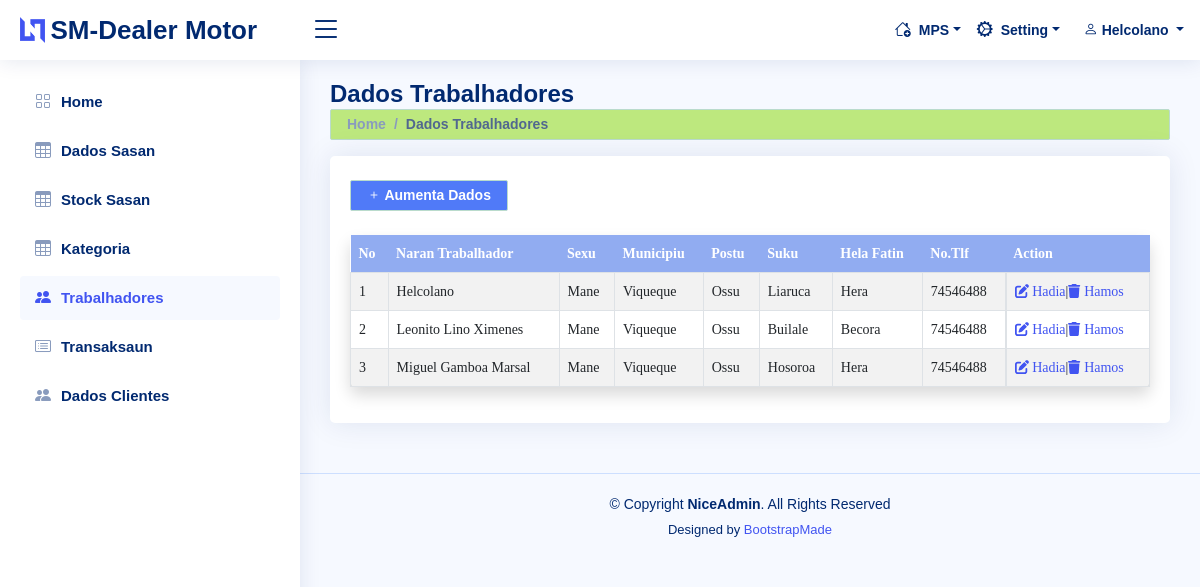
Page /trabalhador.html (signed in) on the committed database.
### tables this page shows
CREATE TABLE `t_trabalho` (
  `id_tbdor` int(11) NOT NULL,
  `naran_tbdr` varchar(70) NOT NULL,
  `sexu` enum('Mane','Feto') NOT NULL,
  `id_suku` int(11) NOT NULL,
  `hela_fatin` varchar(60) NOT NULL,
  `no_tlf` varchar(15) NOT NULL,
  `foto` varchar(70) DEFAULT NULL
);

CREATE TABLE `t_muni` (
  `id_mun` int(11) NOT NULL,
  `naran_mun` varchar(15) NOT NULL
);

CREATE TABLE `t_postu` (
  `id_postu` int(11) NOT NULL,
  `naran_postu` varchar(30) NOT NULL,
  `id_mun` int(11) NOT NULL
);

CREATE TABLE `t_suku` (
  `id_suku` int(11) NOT NULL,
  `naran_suku` varchar(30) NOT NULL,
  `id_postu` int(11) NOT NULL
);

### class/class.php (called while the page is built, shortened)
<?php
class database
{
    protected $servername = 'localhost';
    protected $hostname = 'root';
    protected $password = '';
    protected $dbname = 'db_deliermotor';
    protected $conn;
    public function __construct()
    {
        if (!isset($this->conn)) {
            $this->conn = new mysqli($this->servername, $this->hostname, $this->password, $this->dbname) ;
        }
        return $this->conn;
    }
}
class user extends database
{
    public function dtalho_user($field, $id)
    {
        $sql = "SELECT t.id_tbdor,t.foto, t.naran_tbdr, t.no_tlf, t.sexu,m.naran_mun,p.naran_postu, s.naran_suku, t.hela_fatin, u.id_user, u.username, u.passwords, u.level FROM t_trabalho t, t_user u, t_suku s, t_postu p,
         t_muni m WHERE t.id_tbdor=u.id_tbdr AND s.id_suku=t.id_suku AND p.id_postu = s.id_postu AND p.id_mun = m.id_mun AND t.id_tbdor='$id'";
        $query = $this->conn->query($sql);
        $result=$query->fetch_assoc();
        if ($field  == "id_tbdor") {
            return $result['id_tbdor'];
        } elseif ($field == "naran_tbdr") {
            return $result['naran_tbdr'];
        } elseif ($field == "sexu") {
            return $result['sexu'];
        } elseif ($field == "foto") {
            return $result['foto'];
        } elseif ($field == "level") {
            return $result['level'];
        } elseif ($field == "naran_suku") {
            return $result['naran_suku'];
        } elseif ($field == "naran_mun") {
            return $result['naran_mun'];
        } elseif ($field == "naran_postu") {
            return $result['naran_postu'];
        } elseif ($field == "hela_fatin") {
            return $result['hela_fatin'];
        } elseif ($field == "no_tlf") {
            return $result['no_tlf'];
        } elseif ($field == "id_user") {
            return $result['id_user'];
        }
    }
}
class trabalhador extends database
{
    public function showtbr()
    {
        $sql = "SELECT t.id_tbdor,t.naran_tbdr,t.sexu,t.hela_fatin, t.no_tlf, t.foto, s.naran_suku,p.naran_postu,m.naran_mun FROM
         t_trabalho t, t_muni m, t_postu p, t_suku s WHERE
         t.id_suku= s.id_suku AND s.id_postu=p.id_postu AND p.id_mun=m.id_mun";
        $query = $this->conn->query($sql);
        if ($query->num_rows > 0) {
            while ($row=$query->fetch_assoc()) {
                $data[]=$row;
            }
            return $data;
        }
    }
}

### modul/mod_trabalho/trabalho.php (the view, shortened to what this page needs)
<?php
$act = $_GET['act'];
if ($_SESSION['level'] == 'Admin') {
    switch ($act) {
        case 'showtrabalho':
            ?>
<div class="pagetitle">
    <h1>Dados Trabalhadores</h1>
    <nav>
        <ol class="breadcrumb alert alert-success py-1">
            <li class="breadcrumb-item"><a href="home.html">Home</a></li>
            <li class="breadcrumb-item "><a href="" class=" <?php if($act == $act) {
                echo "active";
            }?>">Dados Trabalhadores</a></li>
        </ol>
    </nav>
</div>
<section class="section dashboard">
    <div class="row">
        <div class="col-12">
            <div class="card recent-sales overflow-auto">
                <div class="card-body">
                    <a href="trabalho-input.html" class="btn btn-sm alert alert-success fw-bold my-4 py-1" id="btn"><i
                            class="bi bi-plus fw-bold"></i>
                        Aumenta
                        Dados</a>
                    <table
                        class="table table-striped table-responsive-sm table-bordered table-hover rounded datatable shadow">
                        <thead class="bg-success text-white">
                            <tr>
                                <th scope="col">No</th>
                                <th scope="col">Naran Trabalhador</th>
                                <th scope="col">Sexu</th>
                                <th scope="col">Municipiu</th>
                                <th scope="col">Postu</th>
                                <th scope="col">Suku</th>
                                <th scope="col">Hela Fatin</th>
                                <th scope="col">No.Tlf</th>
                                <th class="col" scope="col">Action</th>
                            </tr>
                        </thead>
                        <tbody>
                            <?php
                            $data = $tbr->showtbr();
            $no =1;
            foreach ($data as $row) {?>
                            <tr>
                                <td><?= $no; ?></td>
                                <td><?= $row['naran_tbdr'] ?></td>
                                <td><?= $row['sexu'] ?></td>
                                <td><?= $row['naran_mun'] ?></td>
                                <td><?= $row['naran_postu'] ?></td>
                                <td><?= $row['naran_suku'] ?></td>
                                <td><?= $row['hela_fatin'] ?></td>
                                <td><?= $row['no_tlf'] ?></td>
                                <td class="d-flex">
                                    <a href="trabalho-update-<?= $row['id_tbdor'];?>.html" class="py-0 my-0"><i
                                            class="fa fa-edit"></i> Hadia
                                    </a>|
                                    <a href="modul/mod_trabalho/aksi_trabalho.php?act=delete&id=<?=$row['id_tbdor'];?>"
                                        class="py-0 my-0"><i class="fa fa-trash"></i> Hamos
                                    </a>
                                </td>
                            </tr>
                            <?php $no++;
            } ?>
                        </tbody>
                    </table>
                </div>
            </div>
        </div>
    </div>
</section>
<?php break;
        case 'input':?>
<?php } ?>
<?php } else {
    echo "<script>window.location='error.html'</script>";
} ?>

### include/header.php (shortened to what this page needs)
<?php
$name = $user->dtalho_user('naran_tbdr', $id);
?>
<header id="header" class="header fixed-top d-flex align-items-center">
    <div class="d-flex align-items-center justify-content-between">
        <a href="home.html" class="logo d-flex align-items-center">
            <img src="assets/img/logo.png" alt="">
            <span class="d-none d-lg-block">SM-Dealer Motor</span>
        </a>
        <i class="bi bi-list toggle-sidebar-btn"></i>
    </div>
    <nav class="header-nav ms-auto">
        <ul class="d-flex align-items-center">
            <?php if ($_SESSION['level'] == 'Admin') {?>
            <li class="nav-item dropdown pe-3">
                <a class="nav-link nav-profile d-flex align-items-center pe-0" href="#" data-bs-toggle="dropdown">
                    <i class="bi bi-house-add"></i><span class="d-none d-md-block dropdown-toggle ps-2 ps-1">MPS</span>
                </a>
            </li>
            <li class="nav-item dropdown pe-3">
                <a class="nav-link nav-profile d-flex align-items-center pe-0" href="#" data-bs-toggle="dropdown">
                    <i class="bi bi-gear-wide-connected"></i><span
                        class="d-none d-md-block dropdown-toggle ps-2">Setting</span>
                </a>
            </li>
            <?php } ?>
            <li class="nav-item dropdown pe-3">
                <a class="nav-link nav-profile d-flex align-items-center pe-0" href="#" data-bs-toggle="dropdown">
                    <span class="d-none d-md-block dropdown-toggle ps-2"><i class="bi bi-person"></i>
                        <?= $name; ?>
                    </span>
                </a>
            </li>
        </ul>
    </nav>
</header>

### assets/css/style.css (style rules this page uses)
:root { scroll-behavior: smooth; }
body { font-family: "Open Sans", sans-serif; background: #f6f9ff; color: #444444; }
a { color: #4154f1; text-decoration: none; }
h1, h2, h3, h4, h5, h6 { font-family: "Nunito", sans-serif; }
.pagetitle { margin-bottom: 10px; }
.pagetitle h1 { font-size: 24px; margin-bottom: 0; font-weight: 600; color: #012970; }
.card { margin-bottom: 30px; border: none; border-radius: 5px; box-shadow: 0px 0 30px rgba(1, 41, 112, 0.1); }
.card-body { padding: 0 20px 20px 20px; }
.breadcrumb { font-size: 14px; font-family: "Nunito", sans-serif; color: #899bbd; font-weight: 600; }
.breadcrumb a { color: #899bbd; transition: 0.3s; }
.breadcrumb .breadcrumb-item::before { color: #899bbd; }
.breadcrumb .active { color: #51678f; font-weight: 600; }
.logo { line-height: 1; }
@media (min-width: 1200px) { .logo { width: 280px; } }
.logo img { max-height: 26px; margin-right: 6px; }
.logo span { font-size: 26px; font-weight: 700; color: #012970; font-family: "Nunito", sans-serif; }
.header { transition: all 0.5s; z-index: 997; height: 60px; box-shadow: 0px 2px 20px rgba(1, 41, 112, 0.1); background-color: #fff; padding-left: 20px; }
.header .toggle-sidebar-btn { font-size: 32px; padding-left: 10px; cursor: pointer; color: #012970; }
.header-nav ul { list-style: none; }
.header-nav>ul { margin: 0; padding: 0; }
.header-nav .nav-profile { color: #012970; }
.header-nav .nav-profile span { font-size: 14px; font-weight: 600; }
.dashboard .recent-sales { font-size: 14px; }
.dashboard .recent-sales .table thead { background: #f6f6fe; }
.dashboard .recent-sales .table thead th { border: 0; }

### assets/css/local.css (style rules this page uses)
.table { border-width: 1px solid rgb(11, 11, 187); }
thead>tr { background-color: rgb(145, 172, 241); border-radius: 5px; height: 20px; border: 1px; font-family:'Palatino Linotype', Times, serif; }
tbody>tr>td { height:auto; vertical-align: middle; font-size:14px; font-family:'Palatino Linotype', Times, serif; }
.breadcrumb { border-radius: 2px; background-color: #b8e771e7; }
#btn { background-color: rgb(80, 122, 248); border-radius: 2px; color: white; }

### rows in the picture
t_trabalho: naran_tbdr "Helcolano", sexu "Mane", t_muni.naran_mun "Viqueque", t_postu.naran_postu "Ossu", id_suku.naran_suku "Liaruca", hela_fatin "Hera", no_tlf "74546488"
t_trabalho: naran_tbdr "Leonito Lino Ximenes", sexu "Mane", t_muni.naran_mun "Viqueque", t_postu.naran_postu "Ossu", id_suku.naran_suku "Builale", hela_fatin "Becora", no_tlf "74546488"
t_trabalho: naran_tbdr "Miguel Gamboa Marsal", sexu "Mane", t_muni.naran_mun "Viqueque", t_postu.naran_postu "Ossu", id_suku.naran_suku "Hosoroa", hela_fatin "Hera", no_tlf "74546488"
